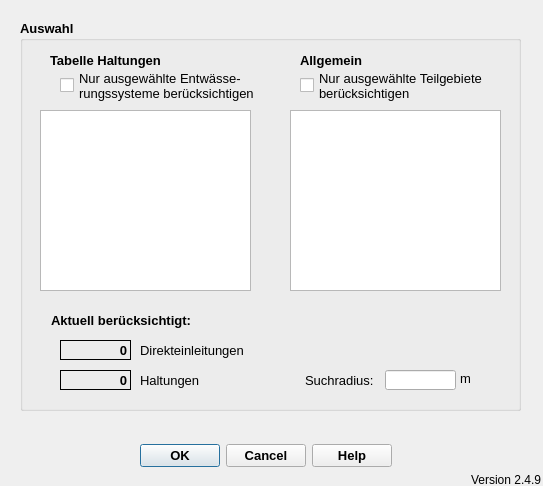
<?xml version="1.0" encoding="UTF-8"?>
<ui version="4.0">
 <class>ImportFromHEDialogBase</class>
 <widget class="QDialog" name="ImportFromHEDialogBase">
  <property name="geometry">
   <rect>
    <x>0</x>
    <y>0</y>
    <width>543</width>
    <height>486</height>
   </rect>
  </property>
  <property name="windowTitle">
   <string>Verbindungslinien erstellen</string>
  </property>
  <widget class="QDialogButtonBox" name="button_box">
   <property name="geometry">
    <rect>
     <x>120</x>
     <y>440</y>
     <width>291</width>
     <height>32</height>
    </rect>
   </property>
   <property name="font">
    <font>
     <pointsize>10</pointsize>
     <weight>75</weight>
     <bold>true</bold>
    </font>
   </property>
   <property name="toolTip">
    <string>&lt;html&gt;&lt;head/&gt;&lt;body&gt;&lt;p&gt;Datenimport starten ...&lt;/p&gt;&lt;/body&gt;&lt;/html&gt;</string>
   </property>
   <property name="orientation">
    <enum>Qt::Horizontal</enum>
   </property>
   <property name="standardButtons">
    <set>QDialogButtonBox::Cancel|QDialogButtonBox::Help|QDialogButtonBox::Ok</set>
   </property>
   <property name="centerButtons">
    <bool>true</bool>
   </property>
  </widget>
  <widget class="QGroupBox" name="groupBox_2">
   <property name="geometry">
    <rect>
     <x>20</x>
     <y>20</y>
     <width>501</width>
     <height>391</height>
    </rect>
   </property>
   <property name="font">
    <font>
     <pointsize>10</pointsize>
     <weight>75</weight>
     <bold>true</bold>
    </font>
   </property>
   <property name="title">
    <string>Auswahl</string>
   </property>
   <widget class="QListWidget" name="lw_teilgebiete">
    <property name="geometry">
     <rect>
      <x>270</x>
      <y>90</y>
      <width>211</width>
      <height>181</height>
     </rect>
    </property>
    <property name="toolTip">
     <string extracomment="Auswahl der zu bearbeitenden Teilgebiete. Alle auswählen mit [Strg]+A"/>
    </property>
    <property name="statusTip">
     <string extracomment="Auswahl der zu bearbeitenden Teilgebiete. Alle auswählen mit [Strg]+A"/>
    </property>
    <property name="selectionMode">
     <enum>QAbstractItemView::ExtendedSelection</enum>
    </property>
   </widget>
   <widget class="QLabel" name="label_10">
    <property name="geometry">
     <rect>
      <x>120</x>
      <y>320</y>
      <width>111</width>
      <height>20</height>
     </rect>
    </property>
    <property name="font">
     <font>
      <pointsize>10</pointsize>
      <weight>50</weight>
      <bold>false</bold>
     </font>
    </property>
    <property name="toolTip">
     <string extracomment="Anzahl der abhängig von den Filteroptionen zu berücksichtigenden Flächen (mit und ohne Verschneidung)"/>
    </property>
    <property name="statusTip">
     <string extracomment="Anzahl der abhängig von den Filteroptionen zu berücksichtigenden Flächen (mit und ohne Verschneidung)"/>
    </property>
    <property name="text">
     <string>Direkteinleitungen</string>
    </property>
   </widget>
   <widget class="QLabel" name="lf_anzahl_einleit">
    <property name="geometry">
     <rect>
      <x>40</x>
      <y>320</y>
      <width>71</width>
      <height>20</height>
     </rect>
    </property>
    <property name="font">
     <font>
      <pointsize>10</pointsize>
      <weight>75</weight>
      <bold>true</bold>
     </font>
    </property>
    <property name="toolTip">
     <string extracomment="Anzahl der abhängig von den Filteroptionen zu berücksichtigenden ganzen Flächen"/>
    </property>
    <property name="statusTip">
     <string extracomment="Anzahl der abhängig von den Filteroptionen zu berücksichtigenden ganzen Flächen"/>
    </property>
    <property name="frameShape">
     <enum>QFrame::Panel</enum>
    </property>
    <property name="text">
     <string>0</string>
    </property>
    <property name="alignment">
     <set>Qt::AlignRight|Qt::AlignTrailing|Qt::AlignVCenter</set>
    </property>
   </widget>
   <widget class="QLabel" name="label_11">
    <property name="geometry">
     <rect>
      <x>120</x>
      <y>350</y>
      <width>71</width>
      <height>20</height>
     </rect>
    </property>
    <property name="font">
     <font>
      <pointsize>10</pointsize>
      <weight>50</weight>
      <bold>false</bold>
     </font>
    </property>
    <property name="toolTip">
     <string extracomment="Anzahl der abhängig von den Filteroptionen zu berücksichtigenden Haltungen"/>
    </property>
    <property name="statusTip">
     <string extracomment="Anzahl der abhängig von den Filteroptionen zu berücksichtigenden Haltungen"/>
    </property>
    <property name="text">
     <string>Haltungen</string>
    </property>
   </widget>
   <widget class="QLabel" name="lf_anzahl_haltungen">
    <property name="geometry">
     <rect>
      <x>40</x>
      <y>350</y>
      <width>71</width>
      <height>20</height>
     </rect>
    </property>
    <property name="font">
     <font>
      <pointsize>10</pointsize>
      <weight>75</weight>
      <bold>true</bold>
     </font>
    </property>
    <property name="toolTip">
     <string extracomment="Anzahl der abhängig von den Filteroptionen zu berücksichtigenden Haltungen"/>
    </property>
    <property name="statusTip">
     <string extracomment="Anzahl der abhängig von den Filteroptionen zu berücksichtigenden Haltungen"/>
    </property>
    <property name="frameShape">
     <enum>QFrame::Panel</enum>
    </property>
    <property name="text">
     <string>0</string>
    </property>
    <property name="alignment">
     <set>Qt::AlignRight|Qt::AlignTrailing|Qt::AlignVCenter</set>
    </property>
   </widget>
   <widget class="QLabel" name="label_12">
    <property name="geometry">
     <rect>
      <x>20</x>
      <y>290</y>
      <width>151</width>
      <height>20</height>
     </rect>
    </property>
    <property name="font">
     <font>
      <pointsize>10</pointsize>
      <weight>75</weight>
      <bold>true</bold>
     </font>
    </property>
    <property name="toolTip">
     <string extracomment="Anzahl der abhängig von den Filteroptionen zu berücksichtigenden Flächen (mit und ohne Verschneidung)"/>
    </property>
    <property name="statusTip">
     <string extracomment="Anzahl der abhängig von den Filteroptionen zu berücksichtigenden Flächen (mit und ohne Verschneidung)"/>
    </property>
    <property name="text">
     <string>Aktuell berücksichtigt:</string>
    </property>
    <property name="alignment">
     <set>Qt::AlignRight|Qt::AlignTrailing|Qt::AlignVCenter</set>
    </property>
   </widget>
   <widget class="QLabel" name="label_8">
    <property name="geometry">
     <rect>
      <x>280</x>
      <y>30</y>
      <width>91</width>
      <height>20</height>
     </rect>
    </property>
    <property name="font">
     <font>
      <weight>75</weight>
      <bold>true</bold>
     </font>
    </property>
    <property name="text">
     <string>Allgemein</string>
    </property>
   </widget>
   <widget class="QListWidget" name="lw_hal_entw">
    <property name="geometry">
     <rect>
      <x>20</x>
      <y>90</y>
      <width>211</width>
      <height>181</height>
     </rect>
    </property>
    <property name="toolTip">
     <string extracomment="Auswahl der zu bearbeitenden Haltungen nach Entwässerungssystem. Alle auswählen mit [Strg]+A"/>
    </property>
    <property name="statusTip">
     <string extracomment="Auswahl der zu bearbeitenden Haltungen nach Entwässerungssystem. Alle auswählen mit [Strg]+A"/>
    </property>
    <property name="selectionMode">
     <enum>QAbstractItemView::ExtendedSelection</enum>
    </property>
   </widget>
   <widget class="QLabel" name="label_7">
    <property name="geometry">
     <rect>
      <x>30</x>
      <y>30</y>
      <width>171</width>
      <height>20</height>
     </rect>
    </property>
    <property name="font">
     <font>
      <weight>75</weight>
      <bold>true</bold>
     </font>
    </property>
    <property name="text">
     <string>Tabelle Haltungen</string>
    </property>
   </widget>
   <widget class="QLabel" name="label">
    <property name="geometry">
     <rect>
      <x>285</x>
      <y>350</y>
      <width>81</width>
      <height>20</height>
     </rect>
    </property>
    <property name="font">
     <font>
      <weight>50</weight>
      <bold>false</bold>
     </font>
    </property>
    <property name="toolTip">
     <string extracomment="Radius zur Berücksichtigung von Flächen um die Haltungen"/>
    </property>
    <property name="statusTip">
     <string extracomment="Radius zur Berücksichtigung von Flächen um die Haltungen"/>
    </property>
    <property name="text">
     <string>Suchradius:</string>
    </property>
   </widget>
   <widget class="QLineEdit" name="tf_suchradius">
    <property name="geometry">
     <rect>
      <x>365</x>
      <y>350</y>
      <width>71</width>
      <height>20</height>
     </rect>
    </property>
    <property name="toolTip">
     <string extracomment="Radius zur Berücksichtigung von Flächen um die Haltungen"/>
    </property>
    <property name="statusTip">
     <string extracomment="Radius zur Berücksichtigung von Flächen um die Haltungen"/>
    </property>
   </widget>
   <widget class="QLabel" name="label_9">
    <property name="geometry">
     <rect>
      <x>440</x>
      <y>350</y>
      <width>31</width>
      <height>16</height>
     </rect>
    </property>
    <property name="font">
     <font>
      <weight>50</weight>
      <bold>false</bold>
     </font>
    </property>
    <property name="toolTip">
     <string extracomment="Radius zur Berücksichtigung von Flächen um die Haltungen"/>
    </property>
    <property name="statusTip">
     <string extracomment="Radius zur Berücksichtigung von Flächen um die Haltungen"/>
    </property>
    <property name="text">
     <string>m</string>
    </property>
   </widget>
   <widget class="QCheckBox" name="cb_selHalActive">
    <property name="geometry">
     <rect>
      <x>40</x>
      <y>50</y>
      <width>201</width>
      <height>31</height>
     </rect>
    </property>
    <property name="font">
     <font>
      <weight>50</weight>
      <bold>false</bold>
     </font>
    </property>
    <property name="text">
     <string>Nur ausgewählte Entwässe-
rungssysteme berücksichtigen</string>
    </property>
   </widget>
   <widget class="QCheckBox" name="cb_selTgbActive">
    <property name="geometry">
     <rect>
      <x>280</x>
      <y>50</y>
      <width>201</width>
      <height>31</height>
     </rect>
    </property>
    <property name="font">
     <font>
      <weight>50</weight>
      <bold>false</bold>
     </font>
    </property>
    <property name="text">
     <string>Nur ausgewählte Teilgebiete
berücksichtigen</string>
    </property>
   </widget>
  </widget>
  <widget class="QLabel" name="lb_version">
   <property name="geometry">
    <rect>
     <x>470</x>
     <y>470</y>
     <width>71</width>
     <height>20</height>
    </rect>
   </property>
   <property name="toolTip">
    <string>Version QKan Import</string>
   </property>
   <property name="text">
    <string>Version 2.4.9</string>
   </property>
   <property name="alignment">
    <set>Qt::AlignRight|Qt::AlignTrailing|Qt::AlignVCenter</set>
   </property>
  </widget>
 </widget>
 <resources/>
 <connections>
  <connection>
   <sender>button_box</sender>
   <signal>accepted()</signal>
   <receiver>ImportFromHEDialogBase</receiver>
   <slot>accept()</slot>
   <hints>
    <hint type="sourcelabel">
     <x>265</x>
     <y>205</y>
    </hint>
    <hint type="destinationlabel">
     <x>275</x>
     <y>117</y>
    </hint>
   </hints>
  </connection>
  <connection>
   <sender>button_box</sender>
   <signal>rejected()</signal>
   <receiver>ImportFromHEDialogBase</receiver>
   <slot>reject()</slot>
   <hints>
    <hint type="sourcelabel">
     <x>265</x>
     <y>205</y>
    </hint>
    <hint type="destinationlabel">
     <x>275</x>
     <y>117</y>
    </hint>
   </hints>
  </connection>
 </connections>
</ui>
